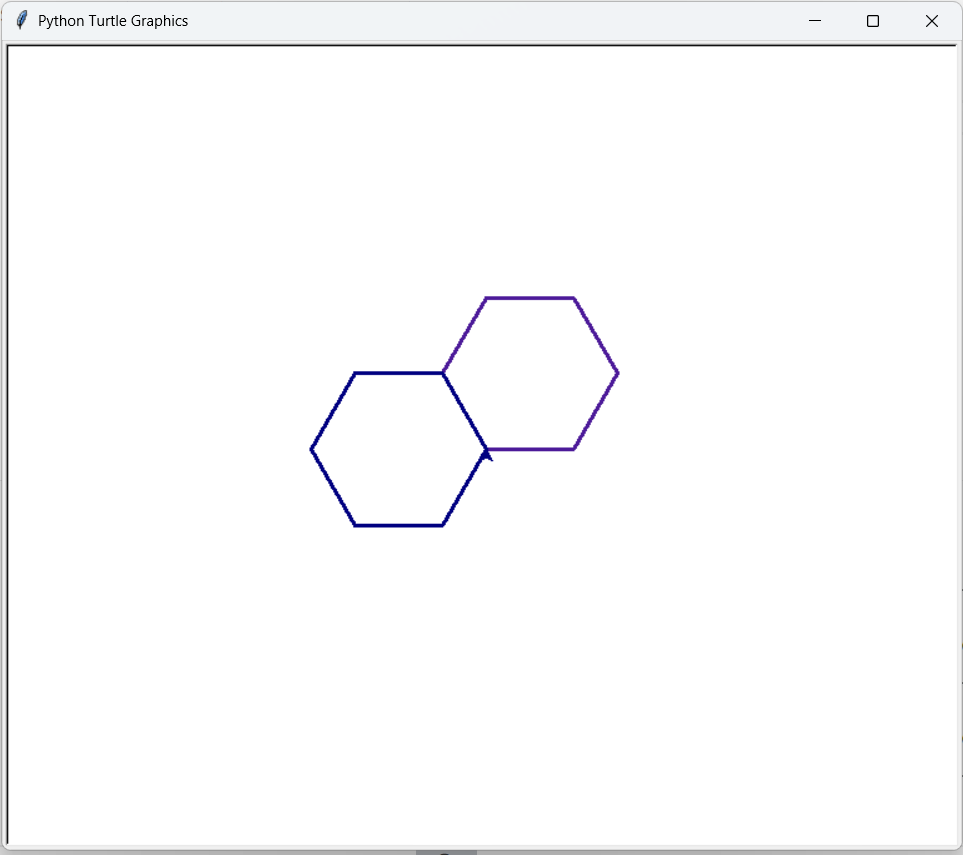

Reproduce this figure in Python.
import turtle

pencil = turtle.Turtle()
pencil.pensize(3)
pencil.color(0.3, 0.1, 0.6)


hexagon_sides = 6

for _ in range(hexagon_sides):
    pencil.fd(70)
    pencil.left(360/hexagon_sides)

pencil.left(90)
pencil.color('navy')
# build hexagon using circle method -------
pencil.circle(70, 360, 6)


turtle.mainloop()
